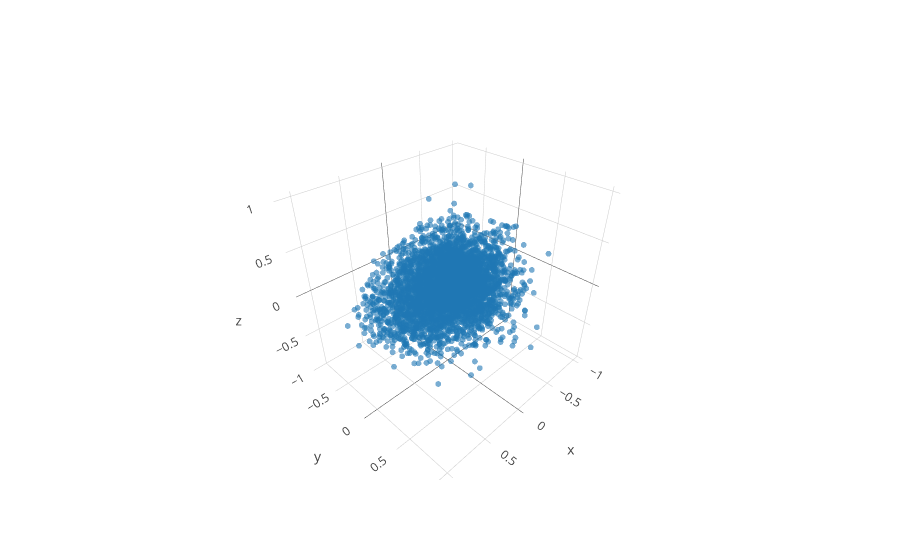

This figure's notebook cell:
### Code cell
## Plot vector PCA
fig_data= [go.Scatter3d(
        x = features[:,0],
        y = features[:,1],
        z = features[:,2],
        type='scatter3d',
        mode= "markers",
        text= ['a: {}; b: {}, L: {}; index = {}'.format(background_1[k,0],background_1[k,1],background_1[k,2], k) for k in range(background_1.shape[0])],
        marker= {
        'line': {'width': 0},
        'size': 2,
        'symbol': 'circle',
      "opacity": .6
      }
    )]


layout = go.Layout(
    margin=dict(
        l=0,
        r=0,
        b=0,
        t=0
    )
)

fig = go.Figure(data=fig_data)
iplot(fig)

### Figure 1 — Plotly figure (JSON) as saved in the notebook; plotly's stock layout.template omitted (floating-point values rounded to 4 significant figures; data arrays with more than 128 entries replaced by an {"elided": "..."} marker saying what was removed)
{"data": [{"marker": {"line": {"width": 0}, "opacity": 0.6, "size": 2, "symbol": "circle"}, "mode": "markers", "text": {"elided": "4000 str values"}, "type": "scatter3d", "x": {"elided": "4000 float values"}, "y": {"elided": "4000 float values"}, "z": {"elided": "4000 float values"}}], "layout": {}}
